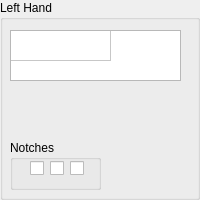
         <widget class="QGroupBox" name="groupBox_12">
          <property name="minimumSize">
           <size>
            <width>200</width>
            <height>200</height>
           </size>
          </property>
          <property name="title">
           <string>Left Hand</string>
          </property>
          <widget class="InventoryTable" name="lthand_table">
           <property name="geometry">
            <rect>
             <x>10</x>
             <y>30</y>
             <width>171</width>
             <height>51</height>
            </rect>
           </property>
           <property name="maximumSize">
            <size>
             <width>200</width>
             <height>100</height>
            </size>
           </property>
           <property name="rowCount">
            <number>1</number>
           </property>
           <property name="columnCount">
            <number>1</number>
           </property>
           <attribute name="horizontalHeaderVisible">
            <bool>false</bool>
           </attribute>
           <attribute name="verticalHeaderVisible">
            <bool>false</bool>
           </attribute>
           <row/>
           <column/>
          </widget>
          <widget class="QGroupBox" name="groupBox_2">
           <property name="geometry">
            <rect>
             <x>10</x>
             <y>140</y>
             <width>91</width>
             <height>50</height>
            </rect>
           </property>
           <property name="minimumSize">
            <size>
             <width>75</width>
             <height>50</height>
            </size>
           </property>
           <property name="maximumSize">
            <size>
             <width>150</width>
             <height>50</height>
            </size>
           </property>
           <property name="title">
            <string>Notches</string>
           </property>
           <widget class="QCheckBox" name="lt_notch_1">
            <property name="geometry">
             <rect>
              <x>20</x>
              <y>20</y>
              <width>16</width>
              <height>16</height>
             </rect>
            </property>
            <property name="text">
             <string/>
            </property>
           </widget>
           <widget class="QCheckBox" name="lt_notch_2">
            <property name="geometry">
             <rect>
              <x>40</x>
              <y>20</y>
              <width>21</width>
              <height>16</height>
             </rect>
            </property>
            <property name="text">
             <string/>
            </property>
           </widget>
           <widget class="QCheckBox" name="lt_notch_3">
            <property name="geometry">
             <rect>
              <x>60</x>
              <y>20</y>
              <width>16</width>
              <height>16</height>
             </rect>
            </property>
            <property name="text">
             <string/>
            </property>
           </widget>
          </widget>
         </widget>
